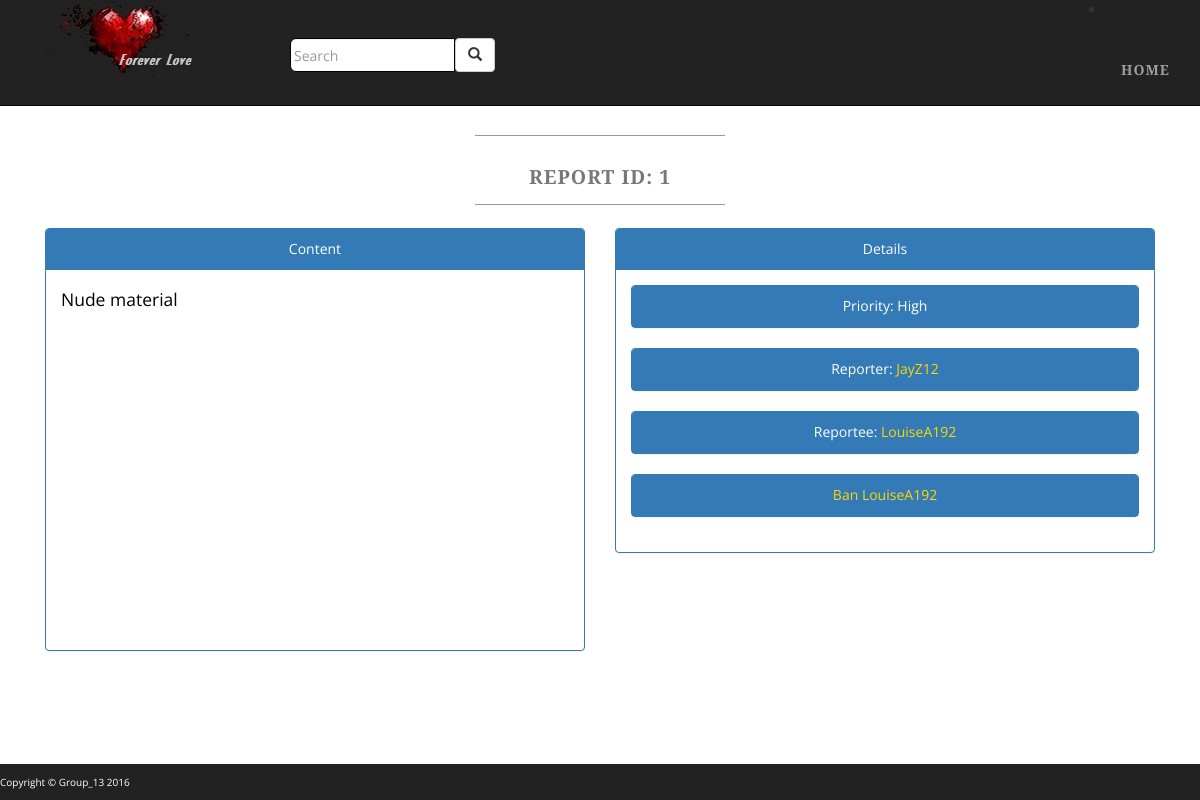
/secret_location/reportPage.php?report_id=1, run on the app's committed database.
### tables this page shows
CREATE TABLE IF NOT EXISTS `banned_reports` (
  `report_id` int(11) NOT NULL AUTO_INCREMENT,
  `reporter_id` int(11) NOT NULL,
  `reportee_id` int(11) NOT NULL,
  `conversation_id` int(11) NOT NULL DEFAULT '0',
  `priority` int(11) NOT NULL DEFAULT '1',
  `content` text NOT NULL,
  `date_time` datetime NOT NULL DEFAULT CURRENT_TIMESTAMP,
  `view_conversation` tinyint(1) NOT NULL DEFAULT '0',
  `resolved` tinyint(1) NOT NULL DEFAULT '0',
  PRIMARY KEY (`report_id`),
  KEY `Reporter_id` (`reporter_id`),
  KEY `Reportee_id` (`reportee_id`),
  KEY `priority` (`priority`)
);

CREATE TABLE IF NOT EXISTS `priority` (
  `id` int(11) NOT NULL,
  `choice` varchar(32) NOT NULL,
  PRIMARY KEY (`id`)
);

CREATE TABLE IF NOT EXISTS `registration_details` (
  `user_id` int(11) NOT NULL AUTO_INCREMENT,
  `username` varchar(32) NOT NULL,
  `first_name` varchar(32) NOT NULL,
  `last_name` varchar(32) NOT NULL,
  `password` varchar(256) NOT NULL,
  `email` varchar(128) NOT NULL,
  PRIMARY KEY (`user_id`),
  UNIQUE KEY `Username` (`username`,`email`)
);

### classes/Config.php (called while the page is built)
<?php
class Config{
    public static function get($path = null){
        if($path){
            $config = $GLOBALS['config'];
            $path = explode('/', $path);
            foreach($path as $bit){
                if(isset($config[$bit]))
                    $config = $config[$bit];
            }
            return $config;
        }
        return false;
    }
}

### classes/DB.php (called while the page is built, shortened)
<?php
class DB{
    private static $instance = null;
    private $pdo, $query, $error = false, $results, $count = 0;
    private function __construct(){
        try{
            $this->pdo = new PDO(
                'mysql:host='.Config::get('mysql/host').';dbname='.Config::get('mysql/db'),
                Config::get('mysql/username'),
                Config::get('mysql/password')
            );
        }catch (PDOException $e){
            die($e->getMessage());
        }
    }
    public static function getInstance(){
        if(!isset(self::$instance)){
            self::$instance = new DB();
        }
        return self::$instance;
    }
    public function query($sql, $params = []){
        $this->error = false;
        if($this->query = $this->pdo->prepare($sql)){
            $x = 1;
            if(count($params)){
                foreach($params as $param){
                    $this->query->bindValue($x, $param);
                    $x++;
                }
            }
            if($this->query->execute()){
                $this->results = $this->query->fetchAll(PDO::FETCH_OBJ);
            }
            else{
                $this->error = true;
            }
        }
        return $this;
    }
    public function action($action, $table, $where = []){
        if(count($where) === 3){
            $operators = ['=', '>', '<', '>=', '<='];
            $field = $where[0];
            $operator = $where[1];
            $value = $where[2];
            if(in_array($operator, $operators)){
                $sql = "{$action} FROM {$table} WHERE {$field} {$operator} ?";
                if(!$this->query($sql, [$value])->error()){
                    return $this;
                }
            }
        }
        return false;
    }
    public function get($table, $where){
        return $this->action('SELECT *', $table, $where);
    }
    public function results(){
        return $this->results;
    }
    public function error(){
        return $this->error;
    }
}

### classes/UserServiceMgr.php (called while the page is built, shortened)
<?php
class UserServiceMgr
{
    public static function getUsername($uid){
        $sql = "SELECT username " .
            "FROM registration_details ".
            "WHERE user_id = '".$uid."'";
        return DB::getInstance()->query($sql)->results()[0]->username;
    }
}

### secret_location/reportPage.php (the view, shortened to what this page needs)
<!DOCTYPE html>
<html xmlns="http://www.w3.org/1999/html">
<head>
    <?php
    $report_id = $_GET['report_id'];
    $db = DB::getInstance();
    $report = $db->get('banned_reports', ['report_id', '=', $report_id])->results()[0];
    $reporter = UserServiceMgr::getUsername($report->reporter_id);
    $reportee = UserServiceMgr::getUsername($report->reportee_id);
    ?>
    <link href="../css/bootstrap.min.css" rel="stylesheet">
    <link href="../css/custom-admin.css" rel="stylesheet">
</head>
<body class="full">
<div class="container">
    <div class="row">
        <div class="box">
            <div class="col-lg-12">
                <br><br>
                <hr class="tagline-divider">
                <h2 class="text-center">
                    <small>
                        <strong>Report id: <?php echo $report->report_id;?></strong>
                    </small>
                </h2>
                <hr class="tagline-divider"><br>
                <div class="row">
                    <div class="col-xs-6">
                        <div class="panel panel-primary">
                            <div class="panel-heading text-center">
                                Content
                            </div>
                            <div class="panel-body">
                                <div  style="height: 350px;overflow: auto;">
                                    <p><?php echo nl2br($report->content);?></p>
                                </div>
                            </div>
                        </div>
                    </div>
                    <div class="col-xs-6">
                        <div class="panel panel-primary">
                            <div class="panel-heading text-center">
                                Details
                            </div>
                            <div class="panel-body">
                                <div class="panel panel-primary">
                                    <div class="panel-heading text-center">
                                        Priority: <?php echo $db->query("SELECT choice FROM priority WHERE id = '$report->priority'")->results()[0]->choice;?>
                                    </div>
                                </div>
                                <div class="panel panel-primary">
                                    <div class="panel-heading text-center">
                                        Reporter: <a href="../profilePage.php?uid=<?php echo $report->reporter_id;?>" style="color: gold"><?php echo $reporter;?></a>
                                    </div>
                                </div>
                                <div class="panel panel-primary">
                                    <div class="panel-heading text-center">
                                        Reportee: <a href="../profilePage.php?uid=<?php echo $report->reportee_id;?>" style="color: gold"><?php echo $reportee;?></a>
                                    </div>
                                </div>
                                <div class="panel panel-primary">
                                    <div class="panel-heading text-center">
                                        <a href="banUserPage.php?uid=<?php echo $report->reportee_id;?>&report_id=<?php echo $report_id;?>" style="color: gold"><?php echo 'Ban '.$reportee;?></a>
                                    </div>
                                </div>
                            </div>
                        </div>
                    </div>
                </div>
            </div>
         </div>
    </div>
</div>
</body>
</html>

### css/custom-admin.css (style rules this page uses)
body { margin-top: 50px; }
.full { background: url('http://www.oakdenehouse.org.au/wp-content/uploads/2012/04/Background_Image1.png/') no-repeat center center fixed; -webkit-background-size: cover; -moz-background-size: cover; background-size: cover; -o-background-size: cover; }
form { width: 50%; display: inline-block; text-align: center; }
.navbar-nav { margin-top: 30px; }
body { font-family: "Open Sans","Helvetica Neue",Helvetica,Arial,sans-serif; }
h1, h2, h3, h4, h5, h6 { text-transform: uppercase; font-family: "Josefin Slab","Helvetica Neue",Helvetica,Arial,sans-serif; font-weight: 700; letter-spacing: 1px; }
.nav-text ul { text-transform: uppercase; font-family: "Josefin Slab","Helvetica Neue",Helvetica,Arial,sans-serif; font-weight: 700; letter-spacing: 1px; }
p { font-size: 1.25em; line-height: 1.6; color: #000; }
hr { max-width: 400px; border-color: #999999; }
.tagline-divider { margin: 15px auto 3px; max-width: 250px; border-color: #999999; }
.box { margin-bottom: 20px; padding: 30px 15px; background: #fff; background: rgba(255,255,255,0.9); }
footer p { margin: 0; padding: 10px 0; text-align: left; background: #222222; color: white; font-size: x-small; }
#input_search { border: solid 1px #000; border-top-left-radius: 6px; border-bottom-left-radius: 6px; padding: 3px; }
.searchbar-area { margin-top: 30px; margin-left: 50px; line-height: 0px; }
@media screen and (min-width:1200px) { .box:after { content: ''; display: table; clear: both; } }

### data on the page
banned_reports: report_id "1", content "Nude material", priority.choice "High", reporter.username "JayZ12", reportee.username "LouiseA192"
